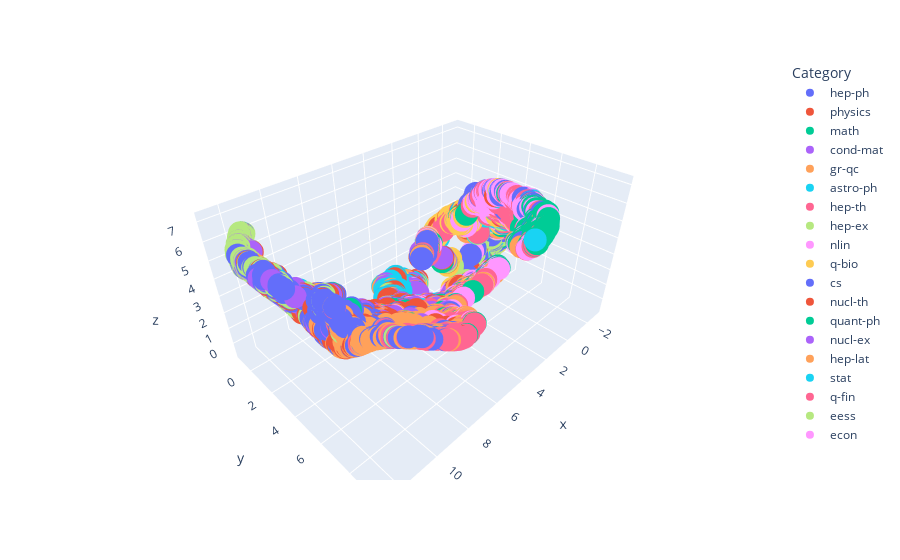

The code cell stored with this chart in its notebook:
### Code cell
import umap.umap_ as umap

import plotly.express as px


# Perform dimensionality reduction using UMAP
reducer = umap.UMAP(n_components=3, random_state=42, n_neighbors=20, min_dist=0.0,metric="cosine")
embeddings_3d = reducer.fit_transform(embeddings)

# Create a DataFrame for the 3D embeddings
embeddings_3d_df = pd.DataFrame(embeddings_3d, columns=['x', 'y', 'z'])
embeddings_3d_df['Category'] = merged_df['unique_primary_category'].values

# Create the 3D scatter plot using Plotly
fig = px.scatter_3d(embeddings_3d_df, x='x', y='y', z='z', color='Category')
fig.show()
fig.write_html("3D_plot_SimpleLinearModel.html")

### Figure 1 — Plotly figure (JSON) as saved in the notebook; plotly's stock layout.template omitted (floating-point values rounded to 4 significant figures; data arrays with more than 128 entries replaced by an {"elided": "..."} marker saying what was removed)
{"data": [{"hovertemplate": "Category=hep-ph<br>x=%{x}<br>y=%{y}<br>z=%{z}<extra></extra>", "legendgroup": "hep-ph", "marker": {"color": "#636efa", "symbol": "circle"}, "mode": "markers", "name": "hep-ph", "scene": "scene", "showlegend": true, "type": "scatter3d", "x": {"elided": "497 float values"}, "y": {"elided": "497 float values"}, "z": {"elided": "497 float values"}}, {"hovertemplate": "Category=physics<br>x=%{x}<br>y=%{y}<br>z=%{z}<extra></extra>", "legendgroup": "physics", "marker": {"color": "#EF553B", "symbol": "circle"}, "mode": "markers", "name": "physics", "scene": "scene", "showlegend": true, "type": "scatter3d", "x": {"elided": "493 float values"}, "y": {"elided": "493 float values"}, "z": {"elided": "493 float values"}}, {"hovertemplate": "Category=math<br>x=%{x}<br>y=%{y}<br>z=%{z}<extra></extra>", "legendgroup": "math", "marker": {"color": "#00cc96", "symbol": "circle"}, "mode": "markers", "name": "math", "scene": "scene", "showlegend": true, "type": "scatter3d", "x": {"elided": "495 float values"}, "y": {"elided": "495 float values"}, "z": {"elided": "495 float values"}}, {"hovertemplate": "Category=cond-mat<br>x=%{x}<br>y=%{y}<br>z=%{z}<extra></extra>", "legendgroup": "cond-mat", "marker": {"color": "#ab63fa", "symbol": "circle"}, "mode": "markers", "name": "cond-mat", "scene": "scene", "showlegend": true, "type": "scatter3d", "x": {"elided": "495 float values"}, "y": {"elided": "495 float values"}, "z": {"elided": "495 float values"}}, {"hovertemplate": "Category=gr-qc<br>x=%{x}<br>y=%{y}<br>z=%{z}<extra></extra>", "legendgroup": "gr-qc", "marker": {"color": "#FFA15A", "symbol": "circle"}, "mode": "markers", "name": "gr-qc", "scene": "scene", "showlegend": true, "type": "scatter3d", "x": {"elided": "495 float values"}, "y": {"elided": "495 float values"}, "z": {"elided": "495 float values"}}, {"hovertemplate": "Category=astro-ph<br>x=%{x}<br>y=%{y}<br>z=%{z}<extra></extra>", "legendgroup": "astro-ph", "marker": {"color": "#19d3f3", "symbol": "circle"}, "mode": "markers", "name": "astro-ph", "scene": "scene", "showlegend": true, "type": "scatter3d", "x": {"elided": "497 float values"}, "y": {"elided": "497 float values"}, "z": {"elided": "497 float values"}}, {"hovertemplate": "Category=hep-th<br>x=%{x}<br>y=%{y}<br>z=%{z}<extra></extra>", "legendgroup": "hep-th", "marker": {"color": "#FF6692", "symbol": "circle"}, "mode": "markers", "name": "hep-th", "scene": "scene", "showlegend": true, "type": "scatter3d", "x": {"elided": "495 float values"}, "y": {"elided": "495 float values"}, "z": {"elided": "495 float values"}}, {"hovertemplate": "Category=hep-ex<br>x=%{x}<br>y=%{y}<br>z=%{z}<extra></extra>", "legendgroup": "hep-ex", "marker": {"color": "#B6E880", "symbol": "circle"}, "mode": "markers", "name": "hep-ex", "scene": "scene", "showlegend": true, "type": "scatter3d", "x": {"elided": "499 float values"}, "y": {"elided": "499 float values"}, "z": {"elided": "499 float values"}}, {"hovertemplate": "Category=nlin<br>x=%{x}<br>y=%{y}<br>z=%{z}<extra></extra>", "legendgroup": "nlin", "marker": {"color": "#FF97FF", "symbol": "circle"}, "mode": "markers", "name": "nlin", "scene": "scene", "showlegend": true, "type": "scatter3d", "x": {"elided": "497 float values"}, "y": {"elided": "497 float values"}, "z": {"elided": "497 float values"}}, {"hovertemplate": "Category=q-bio<br>x=%{x}<br>y=%{y}<br>z=%{z}<extra></extra>", "legendgroup": "q-bio", "marker": {"color": "#FECB52", "symbol": "circle"}, "mode": "markers", "name": "q-bio", "scene": "scene", "showlegend": true, "type": "scatter3d", "x": {"elided": "497 float values"}, "y": {"elided": "497 float values"}, "z": {"elided": "497 float values"}}, {"hovertemplate": "Category=cs<br>x=%{x}<br>y=%{y}<br>z=%{z}<extra></extra>", "legendgroup": "cs", "marker": {"color": "#636efa", "symbol": "circle"}, "mode": "markers", "name": "cs", "scene": "scene", "showlegend": true, "type": "scatter3d", "x": {"elided": "497 float values"}, "y": {"elided": "497 float values"}, "z": {"elided": "497 float values"}}, {"hovertemplate": "Category=nucl-th<br>x=%{x}<br>y=%{y}<br>z=%{z}<extra></extra>", "legendgroup": "nucl-th", "marker": {"color": "#EF553B", "symbol": "circle"}, "mode": "markers", "name": "nucl-th", "scene": "scene", "showlegend": true, "type": "scatter3d", "x": {"elided": "497 float values"}, "y": {"elided": "497 float values"}, "z": {"elided": "497 float values"}}, {"hovertemplate": "Category=quant-ph<br>x=%{x}<br>y=%{y}<br>z=%{z}<extra></extra>", "legendgroup": "quant-ph", "marker": {"color": "#00cc96", "symbol": "circle"}, "mode": "markers", "name": "quant-ph", "scene": "scene", "showlegend": true, "type": "scatter3d", "x": {"elided": "497 float values"}, "y": {"elided": "497 float values"}, "z": {"elided": "497 float values"}}, {"hovertemplate": "Category=nucl-ex<br>x=%{x}<br>y=%{y}<br>z=%{z}<extra></extra>", "legendgroup": "nucl-ex", "marker": {"color": "#ab63fa", "symbol": "circle"}, "mode": "markers", "name": "nucl-ex", "scene": "scene", "showlegend": true, "type": "scatter3d", "x": {"elided": "500 float values"}, "y": {"elided": "500 float values"}, "z": {"elided": "500 float values"}}, {"hovertemplate": "Category=hep-lat<br>x=%{x}<br>y=%{y}<br>z=%{z}<extra></extra>", "legendgroup": "hep-lat", "marker": {"color": "#FFA15A", "symbol": "circle"}, "mode": "markers", "name": "hep-lat", "scene": "scene", "showlegend": true, "type": "scatter3d", "x": {"elided": "497 float values"}, "y": {"elided": "497 float values"}, "z": {"elided": "497 float values"}}, {"hovertemplate": "Category=stat<br>x=%{x}<br>y=%{y}<br>z=%{z}<extra></extra>", "legendgroup": "stat", "marker": {"color": "#19d3f3", "symbol": "circle"}, "mode": "markers", "name": "stat", "scene": "scene", "showlegend": true, "type": "scatter3d", "x": {"elided": "492 float values"}, "y": {"elided": "492 float values"}, "z": {"elided": "492 float values"}}, {"hovertemplate": "Category=q-fin<br>x=%{x}<br>y=%{y}<br>z=%{z}<extra></extra>", "legendgroup": "q-fin", "marker": {"color": "#FF6692", "symbol": "circle"}, "mode": "markers", "name": "q-fin", "scene": "scene", "showlegend": true, "type": "scatter3d", "x": {"elided": "496 float values"}, "y": {"elided": "496 float values"}, "z": {"elided": "496 float values"}}, {"hovertemplate": "Category=eess<br>x=%{x}<br>y=%{y}<br>z=%{z}<extra></extra>", "legendgroup": "eess", "marker": {"color": "#B6E880", "symbol": "circle"}, "mode": "markers", "name": "eess", "scene": "scene", "showlegend": true, "type": "scatter3d", "x": {"elided": "496 float values"}, "y": {"elided": "496 float values"}, "z": {"elided": "496 float values"}}, {"hovertemplate": "Category=econ<br>x=%{x}<br>y=%{y}<br>z=%{z}<extra></extra>", "legendgroup": "econ", "marker": {"color": "#FF97FF", "symbol": "circle"}, "mode": "markers", "name": "econ", "scene": "scene", "showlegend": true, "type": "scatter3d", "x": {"elided": "492 float values"}, "y": {"elided": "492 float values"}, "z": {"elided": "492 float values"}}], "layout": {"legend": {"title": {"text": "Category"}, "tracegroupgap": 0}, "margin": {"t": 60}, "scene": {"domain": {"x": [0, 1], "y": [0, 1]}, "xaxis": {"title": {"text": "x"}}, "yaxis": {"title": {"text": "y"}}, "zaxis": {"title": {"text": "z"}}}}}
